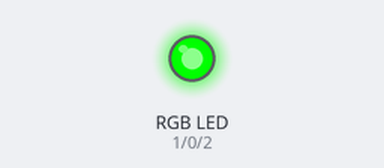
Simulated run of this sketch. Board: Arduino Uno, built with avr-gcc and run on an emulated ATmega328P. On the bench: an RGB LED mixed from three pins (HIGH = lit). Dim RGB values are drawn brighter than linear.

Above: at 0.05 s.
At 1.65 s:
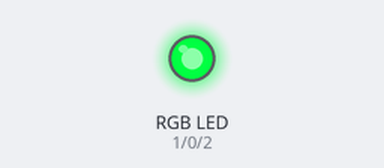
At 3.35 s:
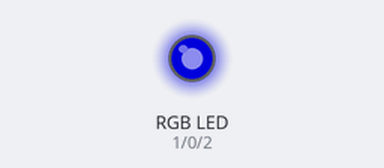
At 7.05 s:
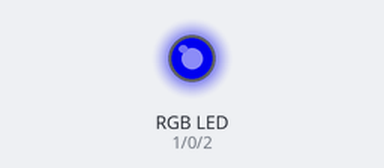
At 10.25 s:
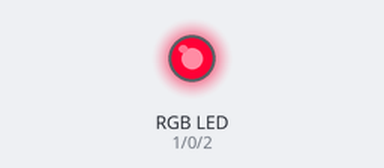
At 14.15 s:
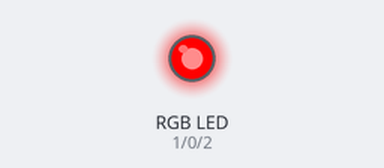
Timing chart, 0 to 22.2 s (numbered marks = the images above):
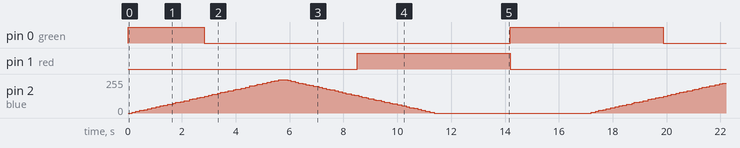

The sketch:

RGB_attiny.ino
```cpp
int blue = 2, red = 1, green = 0;
int c = 0, t_on = 0, t_off = 0;
float T = 0, f = 0;

void setup() {

  pinMode(blue,OUTPUT);
  pinMode(red,OUTPUT);
  pinMode(green,OUTPUT);
}

/*
 * Red to Yellow: Red: HIGH  and Green: FADE UP
 * Yellow to Green: Green: HIGH and Red: FADE UP
 * Green to Cyan: Green: HIGH and Blue: FADE UP
 * Cyan to Blue: Blue: HIGH and Green: FADE UP
 * Blue to Magenta: Blue: HIGH and Red: FADE UP
 * Magenta to Red: Red: HIGH and Blue: FADE UP
 */

void loop() {


WriteColor('r','b','g','u');
// Termina con BLUE al maximo y GREEN al minimo
WriteColor('r','b','g','d');
//Termina con RED al maximo y BLUE al minimo

  for(int i = 0; i<=255; i++){

    for(int j = 0; j<=10; j++){
      digitalWrite(blue,LOW);
      analogWrite(red,255-i);
      analogWrite(green,i);
      delayMicroseconds(2000);
    }
  }
//Termina con GREEN al maximo y RED al minimo
}

void WriteColor(char high, char fade_up, char low, char adress){

  int led_H = 0, fade = 0, led_L = 0;

  switch(high){
  case 'r': led_H = red; break;
  case 'b': led_H = blue; break;
  case 'g': led_H = green; break;
  }

  switch(fade_up){
  case 'r': fade = red; break;
  case 'b': fade = blue; break;
  case 'g': fade = green; break;
  }

  switch(low){
  case 'r': led_L = red; break;
  case 'b': led_L = blue; break;
  case 'g': led_L = green; break;
  }

 // digitalWrite(led_H,HIGH);
 // digitalWrite(led_L,LOW);


  switch(adress){
  case 'u': c = 0; break;
  case 'd': c = 255; break;
  }

  while(c<=255 && c>=0){


     f = 500; // 500 Herzts
     T = (1/f)*1000*1000;  // x1000 ya que está en us
     //c = Ciclo de trabajo en %
     t_on = (c*T)/255; // Tiempo en alto
     t_off = T - t_on; // Tiempo en bajo

     if(adress == 'u'){ analogWrite(green,255-c); digitalWrite(red,LOW); }
     if(adress == 'd'){ analogWrite(red, 255-c); digitalWrite(green,LOW); }

     for(int i = 0; i<=10; i++){

       digitalWrite(fade,HIGH);
       delayMicroseconds(t_on);
       digitalWrite(fade,LOW);
       delayMicroseconds(t_off);
      }

     switch(adress){
     case 'u': c++; break;
     case 'd': c--; break;
     }
  }
}
```

Measured:
- by itself, pin 0 (green): repeats every 17.0 s: LOW 11.4 s, HIGH 5.7 s
- by itself, pin 1 (red): alternates HIGH for 5.7 s and LOW for 11.4 s
